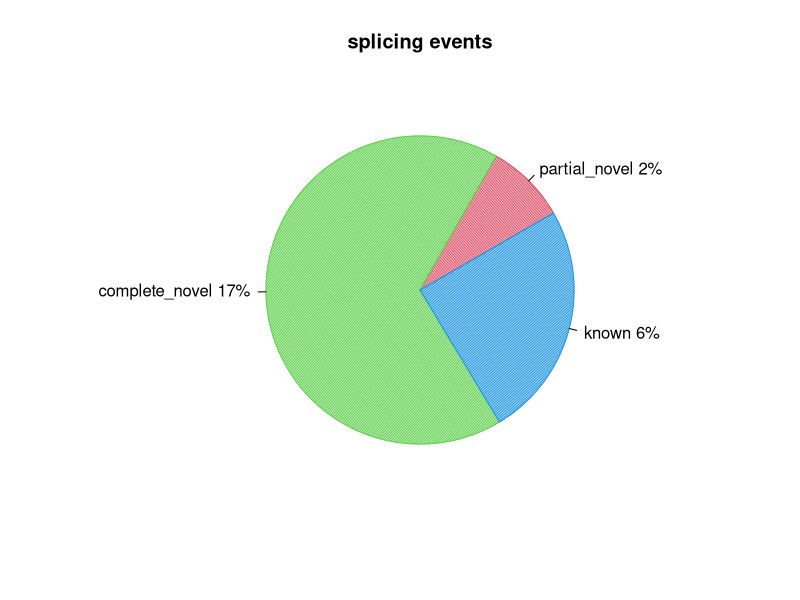
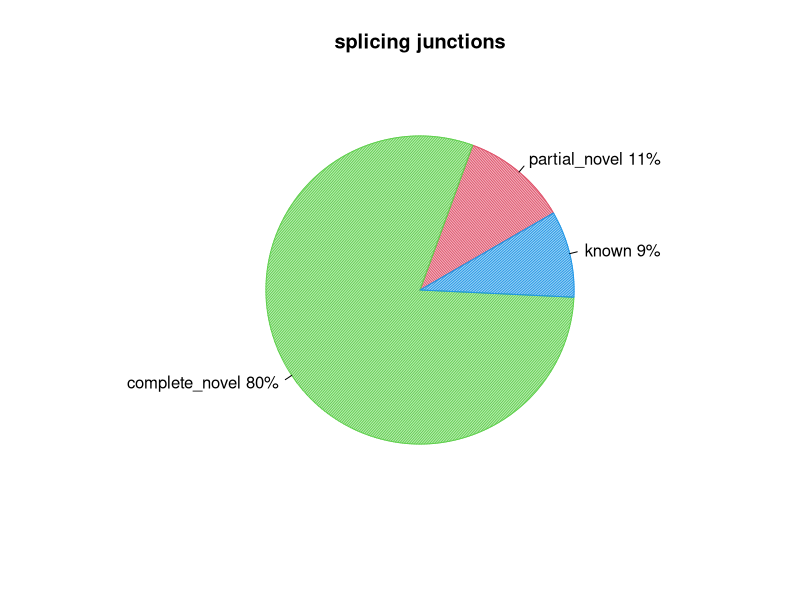

Reproduce these figures in R, in order.
pdf("MCIC_FD_2024_204.splice_events.pdf")
events=c(2.1680285421120344,17.25409979369908,6.370008114583221)
pie(events,col=c(2,3,4),init.angle=30,angle=c(60,120,150),density=c(70,70,70),main="splicing events",labels=c("partial_novel 2%","complete_novel 17%","known 6%"))
dev.off()
pdf("MCIC_FD_2024_204.splice_junction.pdf")
junction=c(11.106660354684825,79.81136885036962,9.081970794945558)
pie(junction,col=c(2,3,4),init.angle=30,angle=c(60,120,150),density=c(70,70,70),main="splicing junctions",labels=c("partial_novel 11%","complete_novel 80%","known 9%"))
dev.off()
